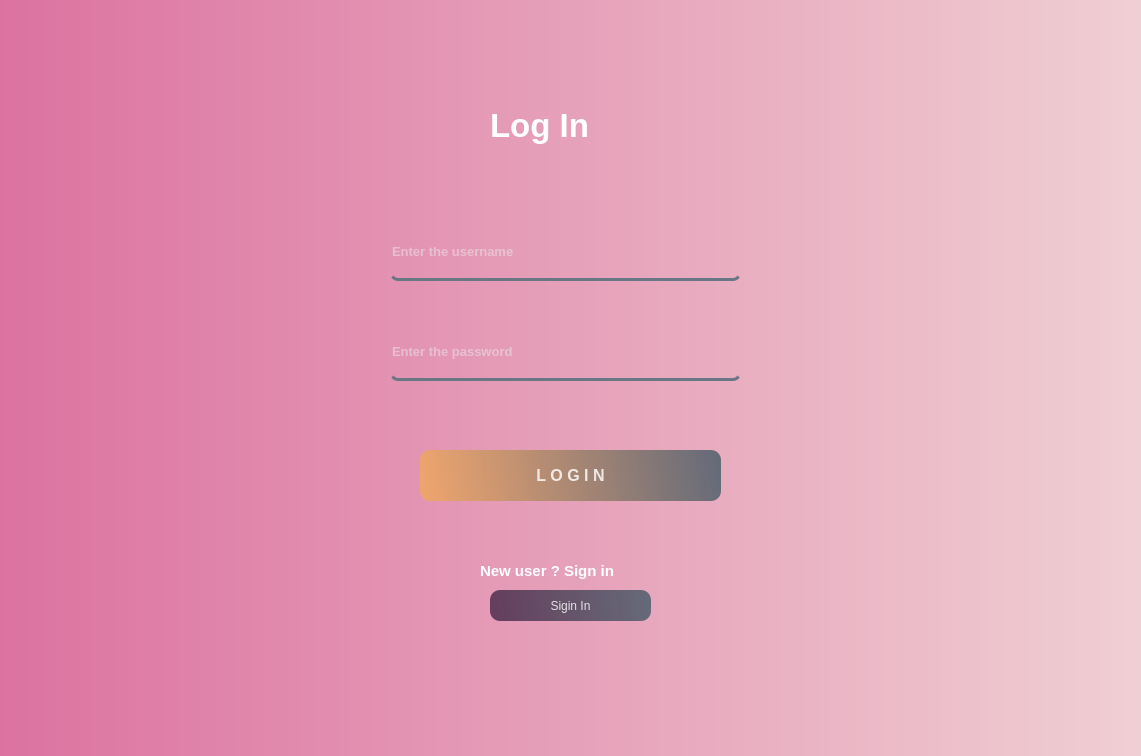
<?xml version="1.0" encoding="UTF-8"?>
<ui version="4.0">
 <class>Form</class>
 <widget class="QWidget" name="Form">
  <property name="geometry">
   <rect>
    <x>0</x>
    <y>0</y>
    <width>1141</width>
    <height>756</height>
   </rect>
  </property>
  <property name="mouseTracking">
   <bool>true</bool>
  </property>
  <property name="acceptDrops">
   <bool>true</bool>
  </property>
  <property name="windowTitle">
   <string>Form</string>
  </property>
  <property name="autoFillBackground">
   <bool>false</bool>
  </property>
  <property name="styleSheet">
   <string notr="true">QWidget#Form{
background-color: qlineargradient(spread:pad, x1:0, y1:0, x2:1, y2:0, stop:0 rgba(220, 114, 160, 255), stop:1 rgba(240, 207, 211, 255));
}
</string>
  </property>
  <widget class="QPushButton" name="l1">
   <property name="geometry">
    <rect>
     <x>420</x>
     <y>450</y>
     <width>301</width>
     <height>51</height>
    </rect>
   </property>
   <property name="font">
    <font>
     <pointsize>12</pointsize>
     <weight>75</weight>
     <bold>true</bold>
    </font>
   </property>
   <property name="styleSheet">
    <string notr="true">QPushButton#l1{
background-color: qlineargradient(spread:pad, x1:0, y1:0.505682, x2:1, y2:0.477, stop:0 rgba(240,167,98,219), stop:1 rgba(85, 98, 112, 226));
color:rgba(255,255,255,210);
border-radius:10px;
}
QPushButton#l1:hover{
background-color: qlineargradient(spread:pad,x1:0, y1:0.505682, x2:1, y2:0.477, stop:0 rgba(212, 226, 128, 200), stop:1 rgba(105, 118, 132, 226));
color:rgba(255,255,255,210);
border-radius:10px;
}


QPushButton#l1:pressed{
padding-left:4px;
padding-top:4px;

}
</string>
   </property>
   <property name="text">
    <string>L O G I N</string>
   </property>
  </widget>
  <widget class="QLineEdit" name="u1">
   <property name="geometry">
    <rect>
     <x>390</x>
     <y>230</y>
     <width>351</width>
     <height>51</height>
    </rect>
   </property>
   <property name="font">
    <font>
     <pointsize>10</pointsize>
     <weight>75</weight>
     <bold>true</bold>
    </font>
   </property>
   <property name="styleSheet">
    <string notr="true">background-color:rgb(0,0,0,0);
border-radius:8px;
border:none;
border-bottom:3px solid rgb(105,118,132,255);
color: rgb(235, 235, 235);
padding-bottom:5px;
</string>
   </property>
   <property name="placeholderText">
    <string>Enter the username</string>
   </property>
  </widget>
  <widget class="QLineEdit" name="p1">
   <property name="geometry">
    <rect>
     <x>390</x>
     <y>330</y>
     <width>351</width>
     <height>51</height>
    </rect>
   </property>
   <property name="font">
    <font>
     <pointsize>10</pointsize>
     <weight>75</weight>
     <bold>true</bold>
    </font>
   </property>
   <property name="styleSheet">
    <string notr="true">background-color:rgb(0,0,0,0);
border:none;
border-radius:8px;
border-bottom:3px solid rgb(105,118,132,255);
color: rgb(235, 235, 235);
padding-bottom:5px;</string>
   </property>
   <property name="echoMode">
    <enum>QLineEdit::Password</enum>
   </property>
   <property name="placeholderText">
    <string>Enter the password</string>
   </property>
   <property name="clearButtonEnabled">
    <bool>true</bool>
   </property>
  </widget>
  <widget class="QPushButton" name="signIn">
   <property name="geometry">
    <rect>
     <x>490</x>
     <y>590</y>
     <width>161</width>
     <height>31</height>
    </rect>
   </property>
   <property name="autoFillBackground">
    <bool>false</bool>
   </property>
   <property name="styleSheet">
    <string notr="true">QPushButton#signIn{
background-color: qlineargradient(spread:pad, x1:0, y1:0.505682, x2:1, y2:0.477, stop:0 rgba(80, 47, 78, 219), stop:1 rgba(85, 98, 112, 226));
color:rgba(255,255,255,210);
border-radius:10px;
}
QPushButton#signIn:hover{
background-color: qlineargradient(spread:pad,x1:0, y1:0.505682, x2:1, y2:0.477, stop:0 rgba(40,67,98,219), stop:1 rgba(105, 118, 132, 226));
color:rgba(255,255,255,255);
border-radius:10px;
}

QPushButton#signIn:pressed{
padding-left:3px;
padding-top:3px;
}
</string>
   </property>
   <property name="text">
    <string>Sigin In</string>
   </property>
  </widget>
  <widget class="QLabel" name="label_3">
   <property name="geometry">
    <rect>
     <x>490</x>
     <y>100</y>
     <width>141</width>
     <height>51</height>
    </rect>
   </property>
   <property name="font">
    <font>
     <family>MS Shell Dlg 2</family>
     <pointsize>25</pointsize>
     <weight>75</weight>
     <bold>true</bold>
    </font>
   </property>
   <property name="whatsThis">
    <string>&lt;html&gt;&lt;head/&gt;&lt;body&gt;&lt;p align=&quot;center&quot;&gt;kknkn&lt;/p&gt;&lt;/body&gt;&lt;/html&gt;</string>
   </property>
   <property name="styleSheet">
    <string notr="true">color: rgb(255,255,255);</string>
   </property>
   <property name="text">
    <string>Log In</string>
   </property>
  </widget>
  <widget class="QLabel" name="label_4">
   <property name="geometry">
    <rect>
     <x>480</x>
     <y>560</y>
     <width>191</width>
     <height>21</height>
    </rect>
   </property>
   <property name="font">
    <font>
     <pointsize>11</pointsize>
     <weight>75</weight>
     <bold>true</bold>
    </font>
   </property>
   <property name="styleSheet">
    <string notr="true">color: rgba(255, 255, 255,255);</string>
   </property>
   <property name="text">
    <string>New user ? Sign in</string>
   </property>
  </widget>
 </widget>
 <resources/>
 <connections/>
</ui>
